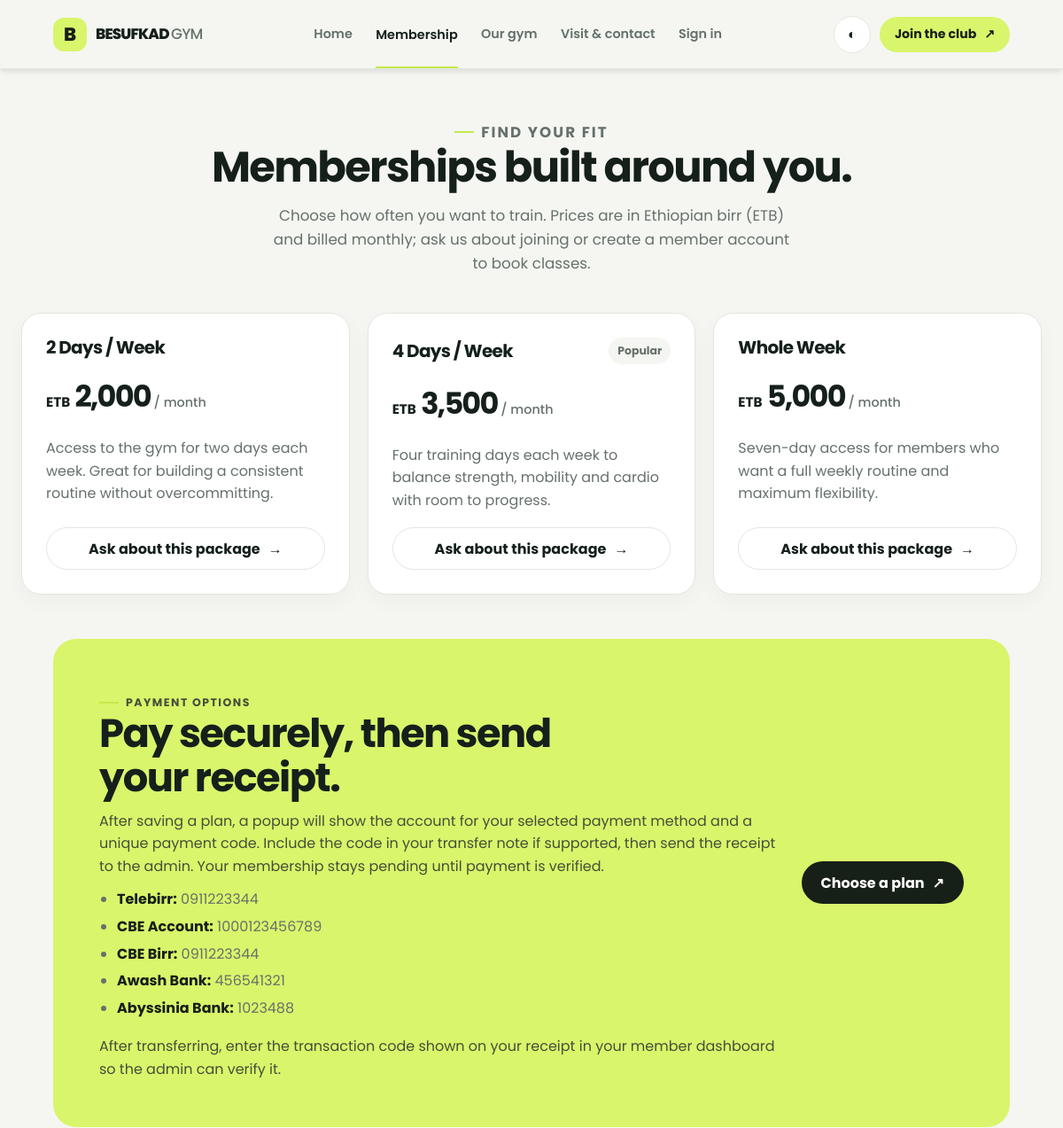
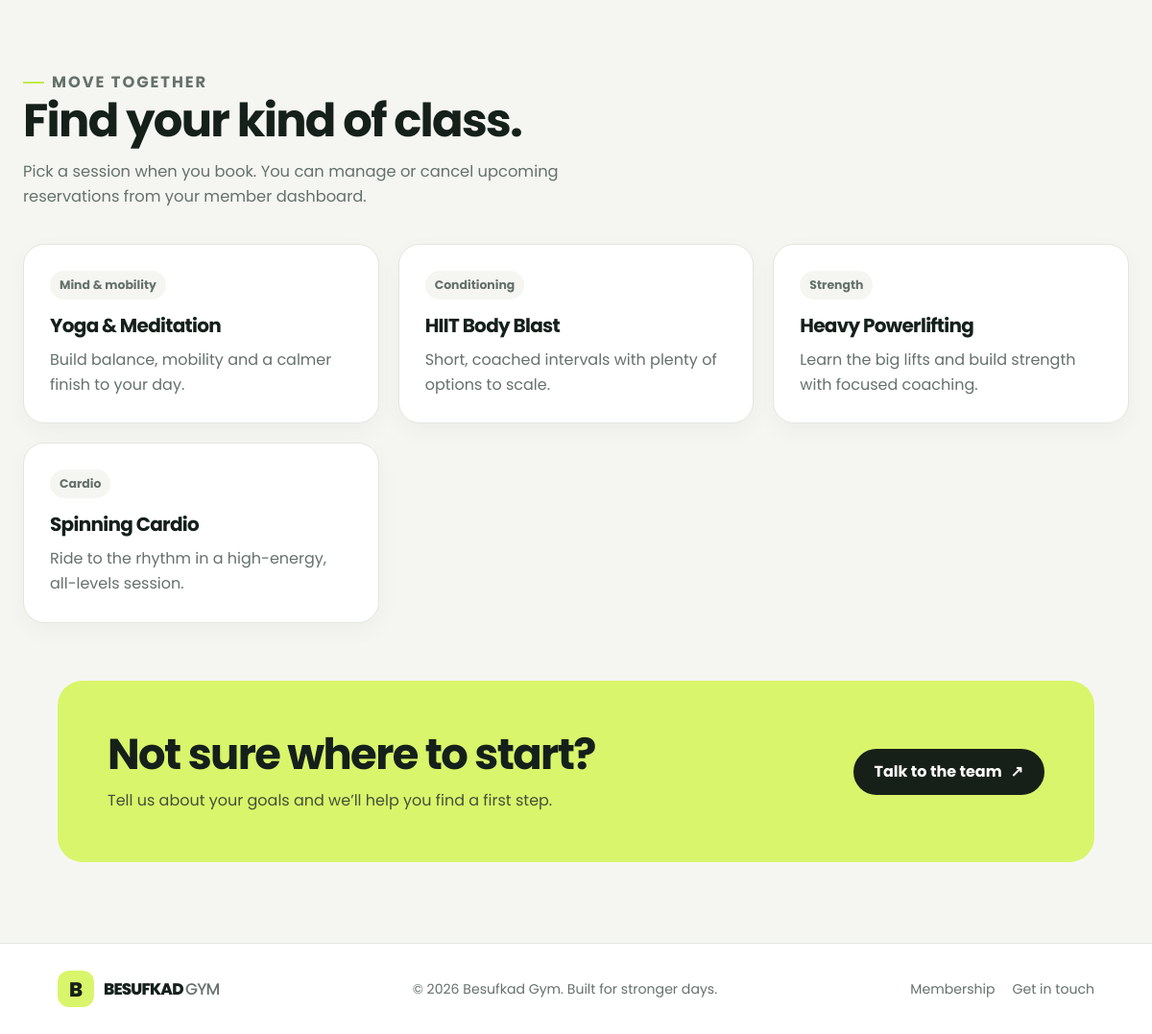
/services.php, run on the app's committed database (2 pictures, top to bottom).
### tables this page shows
CREATE TABLE IF NOT EXISTS plans (
    id INT AUTO_INCREMENT PRIMARY KEY,
    name VARCHAR(50) NOT NULL,
    price DECIMAL(10,2) NOT NULL,
    duration VARCHAR(20) NOT NULL,
    description TEXT
);

### includes/lang.php (called while the page is built, shortened)
<?php
$current_lang = $_SESSION['lang'] ?? 'en';
?>

### services.php (the view, shortened to what this page needs)
<?php
require_once 'config/db.php';
$result = $conn->query('SELECT id, name, price, duration, description FROM plans ORDER BY price ASC');
include 'includes/header.php';
?>
<section class="page-intro">
    <p class="eyebrow">Find your fit</p>
    <h2>Memberships built around you.</h2>
    <p>Choose how often you want to train. Prices are in Ethiopian birr (ETB) and billed monthly; ask us about joining or create a member account to book classes.</p>
</section>
<?php if ($result && $result->num_rows > 0): ?>
    <div class="card-grid">
        <?php $plan_index = 0; ?>
        <?php while ($plan = $result->fetch_assoc()): ?>
            <article class="card plan-card">
                <div class="plan-top">
                    <h3><?= htmlspecialchars($plan['name'], ENT_QUOTES, 'UTF-8') ?></h3>
                    <?php if ($plan_index === 1): ?><span class="pill">Popular</span><?php endif; ?>
                </div>
                <div class="plan-price"><span class="currency">ETB</span> <?= number_format((float) $plan['price'], 0) ?><span> / <?= htmlspecialchars($plan['duration'], ENT_QUOTES, 'UTF-8') ?></span></div>
                <p><?= htmlspecialchars($plan['description'] ?? '', ENT_QUOTES, 'UTF-8') ?></p>
                <a class="button button-outline" href="contact.php?plan=<?= (int) $plan['id'] ?>">
                    Ask about this package <span aria-hidden="true">→</span>
                </a>
            </article>
            <?php $plan_index++; ?>
        <?php endwhile; ?>
    </div>
<?php else: ?>
    <div class="schedule-note">Membership plans are temporarily unavailable. Please contact the club and we’ll help you choose an option.</div>
<?php endif; ?>
<section class="section" style="padding: 50px 0 0;">
    <div class="section-inner cta-panel">
        <div>
            <p class="eyebrow">Payment options</p>
            <h2>Pay securely, then send your receipt.</h2>
            <p>After saving a plan, a popup will show the account for your selected payment method and a unique payment code. Include the code in your transfer note if supported, then send the receipt to the admin. Your membership stays pending until payment is verified.</p>
            <ul class="payment-account-list">
                <li><strong>Telebirr:</strong> 0911223344</li>
                <li><strong>CBE Account:</strong> 1000123456789</li>
                <li><strong>CBE Birr:</strong> 0911223344</li>
                <li><strong>Awash Bank:</strong> 456541321</li>
                <li><strong>Abyssinia Bank:</strong> 1023488</li>
            </ul>
            <p>After transferring, enter the transaction code shown on your receipt in your member dashboard so the admin can verify it.</p>
        </div>
        <a class="button" href="dashboard.php#book-class">Choose a plan <span aria-hidden="true">↗</span></a>
    </div>
</section>
<section class="section" style="padding: 70px 0 0;">
    <div class="section-heading">
        <p class="eyebrow">Move together</p>
        <h2>Find your kind of class.</h2>
        <p>Pick a session when you book. You can manage or cancel upcoming reservations from your member dashboard.</p>
    </div>
    <div class="card-grid">
        <article class="card"><span class="pill">Mind &amp; mobility</span><h3 style="margin-top: 16px;">Yoga &amp; Meditation</h3><p>Build balance, mobility and a calmer finish to your day.</p></article>
        <article class="card"><span class="pill">Conditioning</span><h3 style="margin-top: 16px;">HIIT Body Blast</h3><p>Short, coached intervals with plenty of options to scale.</p></article>
        <article class="card"><span class="pill">Strength</span><h3 style="margin-top: 16px;">Heavy Powerlifting</h3><p>Learn the big lifts and build strength with focused coaching.</p></article>
        <article class="card"><span class="pill">Cardio</span><h3 style="margin-top: 16px;">Spinning Cardio</h3><p>Ride to the rhythm in a high-energy, all-levels session.</p></article>
    </div>
</section>
<section class="section" style="padding: 60px 0 0;">
    <div class="section-inner cta-panel"><div><h2>Not sure where to start?</h2><p>Tell us about your goals and we’ll help you find a first step.</p></div><a class="button" href="contact.php">Talk to the team <span aria-hidden="true">↗</span></a></div>
</section>
<?php include 'includes/footer.php'; ?>

### includes/header.php (shortened to what this page needs)
<?php
require_once __DIR__ . '/lang.php';
$current_page = basename($_SERVER['SCRIPT_NAME'] ?? 'index.php');
?>
<!DOCTYPE html>
<html lang="<?= htmlspecialchars($current_lang, ENT_QUOTES, 'UTF-8') ?>">
<head>
    <link rel="stylesheet" href="css/style.css">
</head>
<body>
<header class="site-header">
    <a class="brand" href="index.php" aria-label="Besufkad Gym home">
        <span class="brand-mark">B</span>
        <span class="brand-name">BESUFKAD <span>GYM</span></span>
    </a>
    <nav class="primary-nav" id="primaryNav" aria-label="Main navigation">
        <a class="<?= $current_page === 'index.php' ? 'active' : '' ?>" href="index.php">Home</a>
        <a class="<?= $current_page === 'services.php' ? 'active' : '' ?>" href="services.php">Membership</a>
        <a class="<?= $current_page === 'about.php' ? 'active' : '' ?>" href="about.php">Our gym</a>
        <a class="<?= $current_page === 'contact.php' ? 'active' : '' ?>" href="contact.php">Visit &amp; contact</a>
        <?php if (isset($_SESSION['user_id'])): ?>
            <a class="<?= $current_page === 'dashboard.php' ? 'active' : '' ?>" href="dashboard.php">My bookings</a>
            <a href="logout.php">Sign out</a>
        <?php else: ?>
            <a class="<?= $current_page === 'login.php' ? 'active' : '' ?>" href="login.php">Sign in</a>
        <?php endif; ?>
    </nav>
    <div class="header-actions">
        <button id="themeToggle" class="icon-button" type="button" aria-label="Toggle dark mode" title="Toggle dark mode">◐</button>
        <?php if (!isset($_SESSION['user_id'])): ?>
            <a class="button button-small register-link" href="register.php">Join the club <span aria-hidden="true">↗</span></a>
        <?php else: ?>
            <span class="pill"><?= htmlspecialchars($_SESSION['username'], ENT_QUOTES, 'UTF-8') ?></span>
        <?php endif; ?>
    </div>
</header>
<main class="<?= $current_page === 'index.php' ? 'home-main' : '' ?>">

### includes/footer.php
</main>
<footer class="site-footer">
    <div class="footer-inner">
        <a class="brand" href="index.php"><span class="brand-mark">B</span><span class="brand-name">BESUFKAD <span>GYM</span></span></a>
        <p>&copy; <?= date('Y') ?> Besufkad Gym. Built for stronger days.</p>
        <div class="footer-links"><a href="services.php">Membership</a><a href="contact.php">Get in touch</a></div>
    </div>
</footer>
</body>
</html>

### data on the page
plans: name "2 Days / Week", price "2,000", duration "month", description "Access to the gym for two days each week. Great for building a consistent routine without overcommitting."
plans: name "4 Days / Week", shows "Popular", price "3,500", duration "month", description "Four training days each week to balance strength, mobility and cardio with room to progress."
plans: name "Whole Week", price "5,000", duration "month", description "Seven-day access for members who want a full weekly routine and maximum flexibility."
